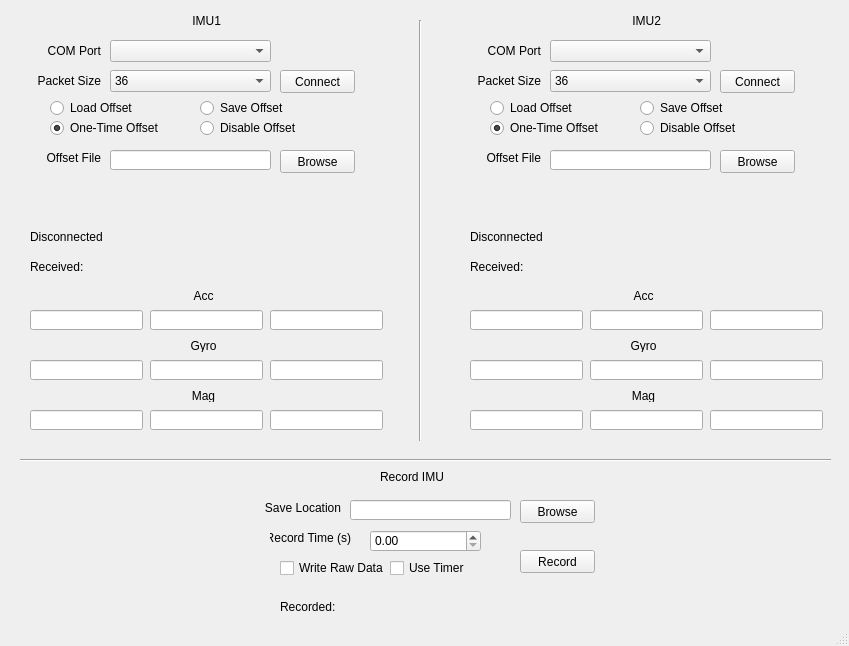
<?xml version="1.0" encoding="UTF-8"?>
<ui version="4.0">
 <class>ESAIMU_RecorderUI</class>
 <widget class="QMainWindow" name="ESAIMU_RecorderUI">
  <property name="geometry">
   <rect>
    <x>0</x>
    <y>0</y>
    <width>849</width>
    <height>646</height>
   </rect>
  </property>
  <property name="windowTitle">
   <string>IMU Recorder</string>
  </property>
  <widget class="QWidget" name="centralwidget">
   <widget class="QComboBox" name="ComPortSelect">
    <property name="geometry">
     <rect>
      <x>110</x>
      <y>40</y>
      <width>161</width>
      <height>22</height>
     </rect>
    </property>
   </widget>
   <widget class="QPushButton" name="ConnectButton">
    <property name="geometry">
     <rect>
      <x>280</x>
      <y>70</y>
      <width>75</width>
      <height>23</height>
     </rect>
    </property>
    <property name="text">
     <string>Connect</string>
    </property>
   </widget>
   <widget class="QLabel" name="label">
    <property name="geometry">
     <rect>
      <x>30</x>
      <y>40</y>
      <width>71</width>
      <height>21</height>
     </rect>
    </property>
    <property name="text">
     <string>COM Port</string>
    </property>
    <property name="alignment">
     <set>Qt::AlignRight|Qt::AlignTrailing|Qt::AlignVCenter</set>
    </property>
   </widget>
   <widget class="QLabel" name="label_2">
    <property name="geometry">
     <rect>
      <x>260</x>
      <y>500</y>
      <width>81</width>
      <height>16</height>
     </rect>
    </property>
    <property name="text">
     <string>Save Location</string>
    </property>
    <property name="alignment">
     <set>Qt::AlignRight|Qt::AlignTrailing|Qt::AlignVCenter</set>
    </property>
   </widget>
   <widget class="QLineEdit" name="SavePath">
    <property name="geometry">
     <rect>
      <x>350</x>
      <y>500</y>
      <width>161</width>
      <height>20</height>
     </rect>
    </property>
   </widget>
   <widget class="QPushButton" name="BrowseSaveButton">
    <property name="geometry">
     <rect>
      <x>520</x>
      <y>500</y>
      <width>75</width>
      <height>23</height>
     </rect>
    </property>
    <property name="text">
     <string>Browse</string>
    </property>
   </widget>
   <widget class="QCheckBox" name="checkWriteRaw">
    <property name="geometry">
     <rect>
      <x>280</x>
      <y>560</y>
      <width>111</width>
      <height>16</height>
     </rect>
    </property>
    <property name="text">
     <string>Write Raw Data</string>
    </property>
   </widget>
   <widget class="QPushButton" name="BrowseOffsetButton">
    <property name="geometry">
     <rect>
      <x>280</x>
      <y>150</y>
      <width>75</width>
      <height>23</height>
     </rect>
    </property>
    <property name="text">
     <string>Browse</string>
    </property>
   </widget>
   <widget class="QLabel" name="label_3">
    <property name="geometry">
     <rect>
      <x>10</x>
      <y>150</y>
      <width>91</width>
      <height>16</height>
     </rect>
    </property>
    <property name="text">
     <string>Offset File</string>
    </property>
    <property name="alignment">
     <set>Qt::AlignRight|Qt::AlignTrailing|Qt::AlignVCenter</set>
    </property>
   </widget>
   <widget class="QLineEdit" name="OffsetPath">
    <property name="geometry">
     <rect>
      <x>110</x>
      <y>150</y>
      <width>161</width>
      <height>20</height>
     </rect>
    </property>
   </widget>
   <widget class="QLabel" name="StatusText">
    <property name="geometry">
     <rect>
      <x>30</x>
      <y>230</y>
      <width>341</width>
      <height>16</height>
     </rect>
    </property>
    <property name="text">
     <string>Disconnected</string>
    </property>
    <property name="alignment">
     <set>Qt::AlignLeading|Qt::AlignLeft|Qt::AlignTop</set>
    </property>
   </widget>
   <widget class="QLineEdit" name="ax">
    <property name="geometry">
     <rect>
      <x>30</x>
      <y>310</y>
      <width>113</width>
      <height>20</height>
     </rect>
    </property>
   </widget>
   <widget class="QLineEdit" name="ay">
    <property name="geometry">
     <rect>
      <x>150</x>
      <y>310</y>
      <width>113</width>
      <height>20</height>
     </rect>
    </property>
   </widget>
   <widget class="QLineEdit" name="az">
    <property name="geometry">
     <rect>
      <x>270</x>
      <y>310</y>
      <width>113</width>
      <height>20</height>
     </rect>
    </property>
   </widget>
   <widget class="QLineEdit" name="gy">
    <property name="geometry">
     <rect>
      <x>150</x>
      <y>360</y>
      <width>113</width>
      <height>20</height>
     </rect>
    </property>
   </widget>
   <widget class="QLineEdit" name="gz">
    <property name="geometry">
     <rect>
      <x>270</x>
      <y>360</y>
      <width>113</width>
      <height>20</height>
     </rect>
    </property>
   </widget>
   <widget class="QLineEdit" name="gx">
    <property name="geometry">
     <rect>
      <x>30</x>
      <y>360</y>
      <width>113</width>
      <height>20</height>
     </rect>
    </property>
   </widget>
   <widget class="QLineEdit" name="mz">
    <property name="geometry">
     <rect>
      <x>270</x>
      <y>410</y>
      <width>113</width>
      <height>20</height>
     </rect>
    </property>
   </widget>
   <widget class="QLineEdit" name="my">
    <property name="geometry">
     <rect>
      <x>150</x>
      <y>410</y>
      <width>113</width>
      <height>20</height>
     </rect>
    </property>
   </widget>
   <widget class="QLineEdit" name="mx">
    <property name="geometry">
     <rect>
      <x>30</x>
      <y>410</y>
      <width>113</width>
      <height>20</height>
     </rect>
    </property>
   </widget>
   <widget class="QLabel" name="label_5">
    <property name="geometry">
     <rect>
      <x>180</x>
      <y>290</y>
      <width>47</width>
      <height>12</height>
     </rect>
    </property>
    <property name="text">
     <string>Acc</string>
    </property>
    <property name="alignment">
     <set>Qt::AlignCenter</set>
    </property>
   </widget>
   <widget class="QLabel" name="label_6">
    <property name="geometry">
     <rect>
      <x>180</x>
      <y>340</y>
      <width>47</width>
      <height>12</height>
     </rect>
    </property>
    <property name="text">
     <string>Gyro</string>
    </property>
    <property name="alignment">
     <set>Qt::AlignCenter</set>
    </property>
   </widget>
   <widget class="QLabel" name="label_7">
    <property name="geometry">
     <rect>
      <x>180</x>
      <y>390</y>
      <width>47</width>
      <height>12</height>
     </rect>
    </property>
    <property name="text">
     <string>Mag</string>
    </property>
    <property name="alignment">
     <set>Qt::AlignCenter</set>
    </property>
   </widget>
   <widget class="QPushButton" name="RecordButton">
    <property name="geometry">
     <rect>
      <x>520</x>
      <y>550</y>
      <width>75</width>
      <height>23</height>
     </rect>
    </property>
    <property name="text">
     <string>Record</string>
    </property>
   </widget>
   <widget class="QRadioButton" name="radioLoadOffset">
    <property name="geometry">
     <rect>
      <x>50</x>
      <y>100</y>
      <width>141</width>
      <height>16</height>
     </rect>
    </property>
    <property name="text">
     <string>Load Offset</string>
    </property>
    <attribute name="buttonGroup">
     <string notr="true">buttonGroup</string>
    </attribute>
   </widget>
   <widget class="QRadioButton" name="radioSaveOffset">
    <property name="geometry">
     <rect>
      <x>200</x>
      <y>100</y>
      <width>111</width>
      <height>16</height>
     </rect>
    </property>
    <property name="text">
     <string>Save Offset</string>
    </property>
    <attribute name="buttonGroup">
     <string notr="true">buttonGroup</string>
    </attribute>
   </widget>
   <widget class="QRadioButton" name="radioNoOffset">
    <property name="geometry">
     <rect>
      <x>200</x>
      <y>120</y>
      <width>111</width>
      <height>16</height>
     </rect>
    </property>
    <property name="text">
     <string>Disable Offset</string>
    </property>
    <attribute name="buttonGroup">
     <string notr="true">buttonGroup</string>
    </attribute>
   </widget>
   <widget class="QRadioButton" name="radioOneTimeOffset">
    <property name="geometry">
     <rect>
      <x>50</x>
      <y>120</y>
      <width>141</width>
      <height>16</height>
     </rect>
    </property>
    <property name="text">
     <string>One-Time Offset</string>
    </property>
    <property name="checked">
     <bool>true</bool>
    </property>
    <property name="autoExclusive">
     <bool>true</bool>
    </property>
    <attribute name="buttonGroup">
     <string notr="true">buttonGroup</string>
    </attribute>
   </widget>
   <widget class="QLabel" name="ReceivedLabel">
    <property name="geometry">
     <rect>
      <x>30</x>
      <y>260</y>
      <width>91</width>
      <height>16</height>
     </rect>
    </property>
    <property name="text">
     <string>Received: </string>
    </property>
    <property name="alignment">
     <set>Qt::AlignLeading|Qt::AlignLeft|Qt::AlignTop</set>
    </property>
   </widget>
   <widget class="QLabel" name="ReceivedNumber">
    <property name="geometry">
     <rect>
      <x>130</x>
      <y>260</y>
      <width>101</width>
      <height>16</height>
     </rect>
    </property>
    <property name="text">
     <string/>
    </property>
    <property name="alignment">
     <set>Qt::AlignLeading|Qt::AlignLeft|Qt::AlignTop</set>
    </property>
   </widget>
   <widget class="QCheckBox" name="checkUseTimer">
    <property name="geometry">
     <rect>
      <x>390</x>
      <y>560</y>
      <width>111</width>
      <height>16</height>
     </rect>
    </property>
    <property name="text">
     <string>Use Timer</string>
    </property>
   </widget>
   <widget class="QLabel" name="RecordedLabel">
    <property name="geometry">
     <rect>
      <x>280</x>
      <y>600</y>
      <width>91</width>
      <height>16</height>
     </rect>
    </property>
    <property name="text">
     <string>Recorded:</string>
    </property>
    <property name="alignment">
     <set>Qt::AlignLeading|Qt::AlignLeft|Qt::AlignTop</set>
    </property>
   </widget>
   <widget class="QLabel" name="RecordTime">
    <property name="geometry">
     <rect>
      <x>390</x>
      <y>600</y>
      <width>101</width>
      <height>16</height>
     </rect>
    </property>
    <property name="text">
     <string/>
    </property>
    <property name="alignment">
     <set>Qt::AlignLeading|Qt::AlignLeft|Qt::AlignTop</set>
    </property>
   </widget>
   <widget class="QLabel" name="label_4">
    <property name="geometry">
     <rect>
      <x>270</x>
      <y>530</y>
      <width>81</width>
      <height>16</height>
     </rect>
    </property>
    <property name="text">
     <string>Record Time (s)</string>
    </property>
    <property name="alignment">
     <set>Qt::AlignRight|Qt::AlignTrailing|Qt::AlignVCenter</set>
    </property>
   </widget>
   <widget class="QLabel" name="label_8">
    <property name="geometry">
     <rect>
      <x>30</x>
      <y>70</y>
      <width>71</width>
      <height>21</height>
     </rect>
    </property>
    <property name="text">
     <string>Packet Size</string>
    </property>
    <property name="alignment">
     <set>Qt::AlignRight|Qt::AlignTrailing|Qt::AlignVCenter</set>
    </property>
   </widget>
   <widget class="QComboBox" name="PacketSizeSelect">
    <property name="geometry">
     <rect>
      <x>110</x>
      <y>70</y>
      <width>161</width>
      <height>22</height>
     </rect>
    </property>
    <item>
     <property name="text">
      <string>36</string>
     </property>
    </item>
    <item>
     <property name="text">
      <string>342</string>
     </property>
    </item>
   </widget>
   <widget class="QDoubleSpinBox" name="RecordingTimeInput">
    <property name="geometry">
     <rect>
      <x>370</x>
      <y>530</y>
      <width>111</width>
      <height>22</height>
     </rect>
    </property>
    <property name="maximum">
     <double>60000.000000000000000</double>
    </property>
   </widget>
   <widget class="QLabel" name="ReceivedLabel_2">
    <property name="geometry">
     <rect>
      <x>470</x>
      <y>260</y>
      <width>91</width>
      <height>16</height>
     </rect>
    </property>
    <property name="text">
     <string>Received: </string>
    </property>
    <property name="alignment">
     <set>Qt::AlignLeading|Qt::AlignLeft|Qt::AlignTop</set>
    </property>
   </widget>
   <widget class="QLabel" name="label_9">
    <property name="geometry">
     <rect>
      <x>620</x>
      <y>290</y>
      <width>47</width>
      <height>12</height>
     </rect>
    </property>
    <property name="text">
     <string>Acc</string>
    </property>
    <property name="alignment">
     <set>Qt::AlignCenter</set>
    </property>
   </widget>
   <widget class="QLabel" name="label_11">
    <property name="geometry">
     <rect>
      <x>620</x>
      <y>340</y>
      <width>47</width>
      <height>12</height>
     </rect>
    </property>
    <property name="text">
     <string>Gyro</string>
    </property>
    <property name="alignment">
     <set>Qt::AlignCenter</set>
    </property>
   </widget>
   <widget class="QLabel" name="label_12">
    <property name="geometry">
     <rect>
      <x>470</x>
      <y>40</y>
      <width>71</width>
      <height>21</height>
     </rect>
    </property>
    <property name="text">
     <string>COM Port</string>
    </property>
    <property name="alignment">
     <set>Qt::AlignRight|Qt::AlignTrailing|Qt::AlignVCenter</set>
    </property>
   </widget>
   <widget class="QLineEdit" name="ax_2">
    <property name="geometry">
     <rect>
      <x>470</x>
      <y>310</y>
      <width>113</width>
      <height>20</height>
     </rect>
    </property>
   </widget>
   <widget class="QRadioButton" name="radioOneTimeOffset_2">
    <property name="geometry">
     <rect>
      <x>490</x>
      <y>120</y>
      <width>141</width>
      <height>16</height>
     </rect>
    </property>
    <property name="text">
     <string>One-Time Offset</string>
    </property>
    <property name="checked">
     <bool>true</bool>
    </property>
    <property name="autoExclusive">
     <bool>true</bool>
    </property>
    <attribute name="buttonGroup">
     <string notr="true">buttonGroup_2</string>
    </attribute>
   </widget>
   <widget class="QComboBox" name="PacketSizeSelect_2">
    <property name="geometry">
     <rect>
      <x>550</x>
      <y>70</y>
      <width>161</width>
      <height>22</height>
     </rect>
    </property>
    <item>
     <property name="text">
      <string>36</string>
     </property>
    </item>
    <item>
     <property name="text">
      <string>342</string>
     </property>
    </item>
   </widget>
   <widget class="QLineEdit" name="az_2">
    <property name="geometry">
     <rect>
      <x>710</x>
      <y>310</y>
      <width>113</width>
      <height>20</height>
     </rect>
    </property>
   </widget>
   <widget class="QPushButton" name="BrowseOffsetButton_2">
    <property name="geometry">
     <rect>
      <x>720</x>
      <y>150</y>
      <width>75</width>
      <height>23</height>
     </rect>
    </property>
    <property name="text">
     <string>Browse</string>
    </property>
   </widget>
   <widget class="QLabel" name="label_13">
    <property name="geometry">
     <rect>
      <x>620</x>
      <y>390</y>
      <width>47</width>
      <height>12</height>
     </rect>
    </property>
    <property name="text">
     <string>Mag</string>
    </property>
    <property name="alignment">
     <set>Qt::AlignCenter</set>
    </property>
   </widget>
   <widget class="QLabel" name="ReceivedNumber_2">
    <property name="geometry">
     <rect>
      <x>570</x>
      <y>260</y>
      <width>101</width>
      <height>16</height>
     </rect>
    </property>
    <property name="text">
     <string/>
    </property>
    <property name="alignment">
     <set>Qt::AlignLeading|Qt::AlignLeft|Qt::AlignTop</set>
    </property>
   </widget>
   <widget class="QRadioButton" name="radioSaveOffset_2">
    <property name="geometry">
     <rect>
      <x>640</x>
      <y>100</y>
      <width>111</width>
      <height>16</height>
     </rect>
    </property>
    <property name="text">
     <string>Save Offset</string>
    </property>
    <property name="autoExclusive">
     <bool>true</bool>
    </property>
    <attribute name="buttonGroup">
     <string notr="true">buttonGroup_2</string>
    </attribute>
   </widget>
   <widget class="QLineEdit" name="gx_2">
    <property name="geometry">
     <rect>
      <x>470</x>
      <y>360</y>
      <width>113</width>
      <height>20</height>
     </rect>
    </property>
   </widget>
   <widget class="QLabel" name="label_14">
    <property name="geometry">
     <rect>
      <x>470</x>
      <y>70</y>
      <width>71</width>
      <height>21</height>
     </rect>
    </property>
    <property name="text">
     <string>Packet Size</string>
    </property>
    <property name="alignment">
     <set>Qt::AlignRight|Qt::AlignTrailing|Qt::AlignVCenter</set>
    </property>
   </widget>
   <widget class="QLineEdit" name="gz_2">
    <property name="geometry">
     <rect>
      <x>710</x>
      <y>360</y>
      <width>113</width>
      <height>20</height>
     </rect>
    </property>
   </widget>
   <widget class="QRadioButton" name="radioNoOffset_2">
    <property name="geometry">
     <rect>
      <x>640</x>
      <y>120</y>
      <width>111</width>
      <height>16</height>
     </rect>
    </property>
    <property name="text">
     <string>Disable Offset</string>
    </property>
    <property name="autoExclusive">
     <bool>true</bool>
    </property>
    <attribute name="buttonGroup">
     <string notr="true">buttonGroup_2</string>
    </attribute>
   </widget>
   <widget class="QLineEdit" name="mz_2">
    <property name="geometry">
     <rect>
      <x>710</x>
      <y>410</y>
      <width>113</width>
      <height>20</height>
     </rect>
    </property>
   </widget>
   <widget class="QLabel" name="StatusText_2">
    <property name="geometry">
     <rect>
      <x>470</x>
      <y>230</y>
      <width>341</width>
      <height>16</height>
     </rect>
    </property>
    <property name="text">
     <string>Disconnected</string>
    </property>
    <property name="alignment">
     <set>Qt::AlignLeading|Qt::AlignLeft|Qt::AlignTop</set>
    </property>
   </widget>
   <widget class="QLineEdit" name="ay_2">
    <property name="geometry">
     <rect>
      <x>590</x>
      <y>310</y>
      <width>113</width>
      <height>20</height>
     </rect>
    </property>
   </widget>
   <widget class="QLineEdit" name="my_2">
    <property name="geometry">
     <rect>
      <x>590</x>
      <y>410</y>
      <width>113</width>
      <height>20</height>
     </rect>
    </property>
   </widget>
   <widget class="QLabel" name="label_16">
    <property name="geometry">
     <rect>
      <x>450</x>
      <y>150</y>
      <width>91</width>
      <height>16</height>
     </rect>
    </property>
    <property name="text">
     <string>Offset File</string>
    </property>
    <property name="alignment">
     <set>Qt::AlignRight|Qt::AlignTrailing|Qt::AlignVCenter</set>
    </property>
   </widget>
   <widget class="QPushButton" name="ConnectButton_2">
    <property name="geometry">
     <rect>
      <x>720</x>
      <y>70</y>
      <width>75</width>
      <height>23</height>
     </rect>
    </property>
    <property name="text">
     <string>Connect</string>
    </property>
   </widget>
   <widget class="QRadioButton" name="radioLoadOffset_2">
    <property name="geometry">
     <rect>
      <x>490</x>
      <y>100</y>
      <width>141</width>
      <height>16</height>
     </rect>
    </property>
    <property name="text">
     <string>Load Offset</string>
    </property>
    <property name="autoExclusive">
     <bool>true</bool>
    </property>
    <attribute name="buttonGroup">
     <string notr="true">buttonGroup_2</string>
    </attribute>
   </widget>
   <widget class="QComboBox" name="ComPortSelect_2">
    <property name="geometry">
     <rect>
      <x>550</x>
      <y>40</y>
      <width>161</width>
      <height>22</height>
     </rect>
    </property>
   </widget>
   <widget class="QLineEdit" name="gy_2">
    <property name="geometry">
     <rect>
      <x>590</x>
      <y>360</y>
      <width>113</width>
      <height>20</height>
     </rect>
    </property>
   </widget>
   <widget class="QLineEdit" name="OffsetPath_2">
    <property name="geometry">
     <rect>
      <x>550</x>
      <y>150</y>
      <width>161</width>
      <height>20</height>
     </rect>
    </property>
   </widget>
   <widget class="QLineEdit" name="mx_2">
    <property name="geometry">
     <rect>
      <x>470</x>
      <y>410</y>
      <width>113</width>
      <height>20</height>
     </rect>
    </property>
   </widget>
   <widget class="QLabel" name="label_15">
    <property name="geometry">
     <rect>
      <x>150</x>
      <y>10</y>
      <width>71</width>
      <height>21</height>
     </rect>
    </property>
    <property name="text">
     <string>IMU1</string>
    </property>
    <property name="alignment">
     <set>Qt::AlignRight|Qt::AlignTrailing|Qt::AlignVCenter</set>
    </property>
   </widget>
   <widget class="QLabel" name="label_17">
    <property name="geometry">
     <rect>
      <x>590</x>
      <y>10</y>
      <width>71</width>
      <height>21</height>
     </rect>
    </property>
    <property name="text">
     <string>IMU2</string>
    </property>
    <property name="alignment">
     <set>Qt::AlignRight|Qt::AlignTrailing|Qt::AlignVCenter</set>
    </property>
   </widget>
   <widget class="QLabel" name="StatusText_6">
    <property name="geometry">
     <rect>
      <x>380</x>
      <y>470</y>
      <width>91</width>
      <height>16</height>
     </rect>
    </property>
    <property name="text">
     <string>Record IMU</string>
    </property>
    <property name="alignment">
     <set>Qt::AlignLeading|Qt::AlignLeft|Qt::AlignTop</set>
    </property>
   </widget>
   <widget class="Line" name="line">
    <property name="geometry">
     <rect>
      <x>20</x>
      <y>450</y>
      <width>811</width>
      <height>20</height>
     </rect>
    </property>
    <property name="orientation">
     <enum>Qt::Horizontal</enum>
    </property>
   </widget>
   <widget class="Line" name="line_2">
    <property name="geometry">
     <rect>
      <x>410</x>
      <y>20</y>
      <width>20</width>
      <height>421</height>
     </rect>
    </property>
    <property name="orientation">
     <enum>Qt::Vertical</enum>
    </property>
   </widget>
  </widget>
  <widget class="QStatusBar" name="statusbar"/>
 </widget>
 <resources/>
 <connections/>
 <buttongroups>
  <buttongroup name="buttonGroup"/>
  <buttongroup name="buttonGroup_2"/>
 </buttongroups>
</ui>
